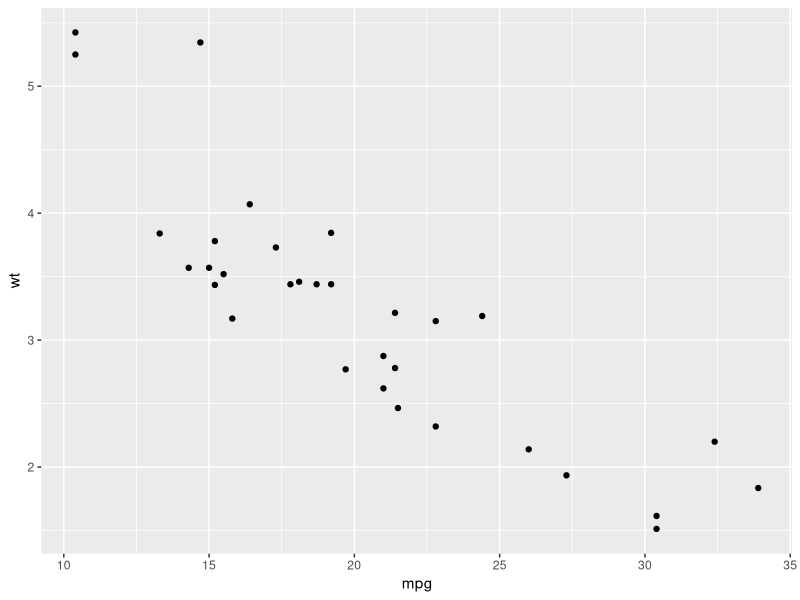
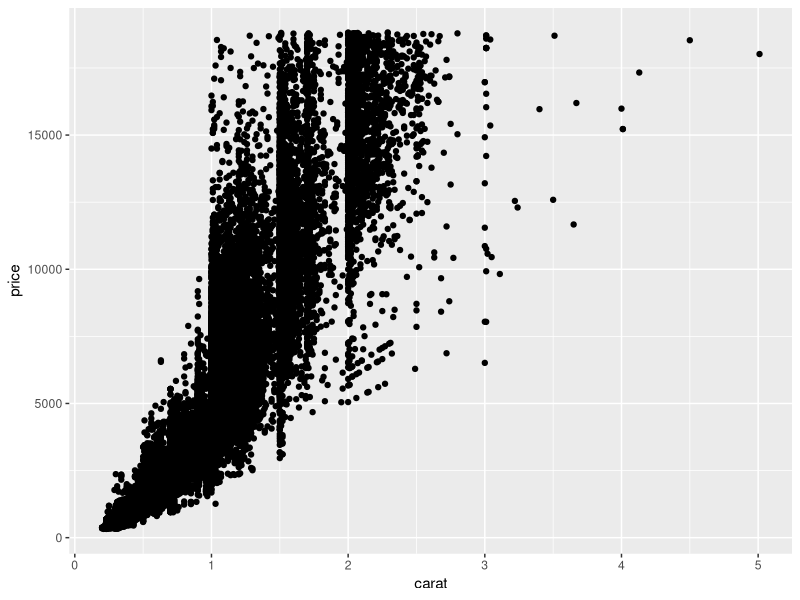
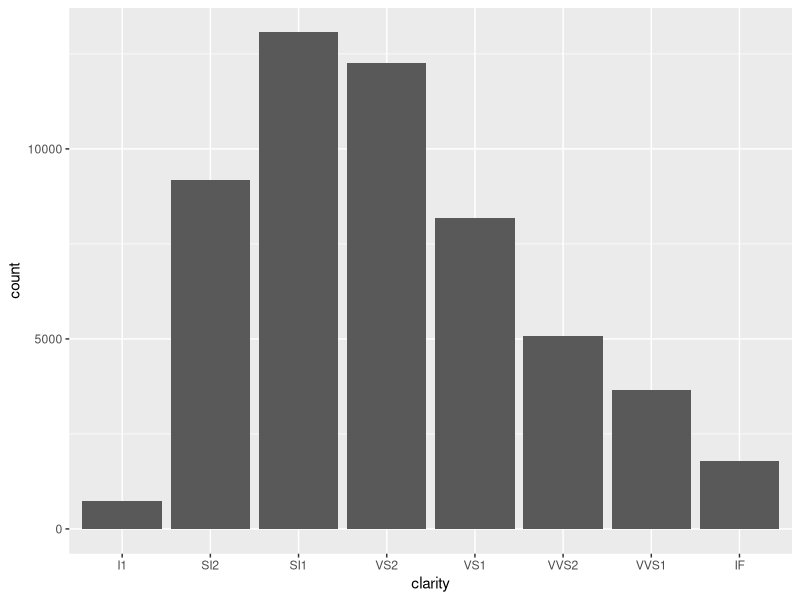
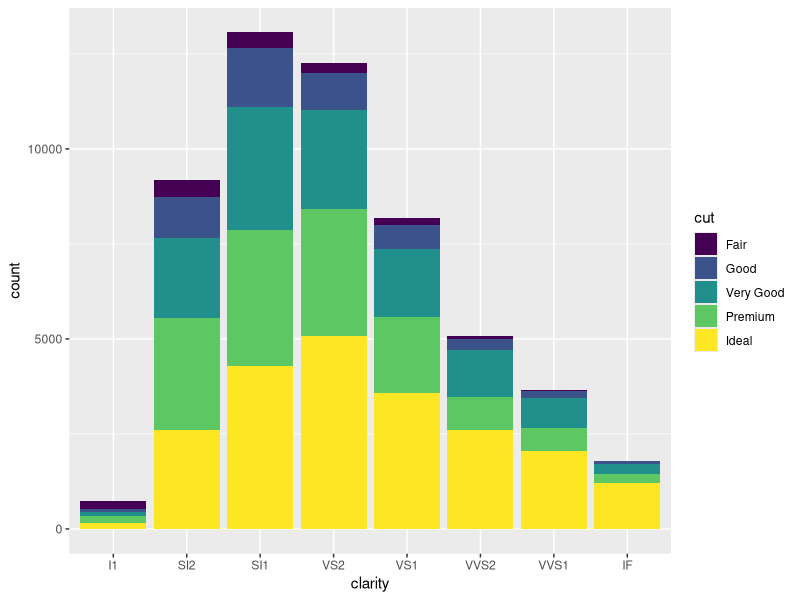
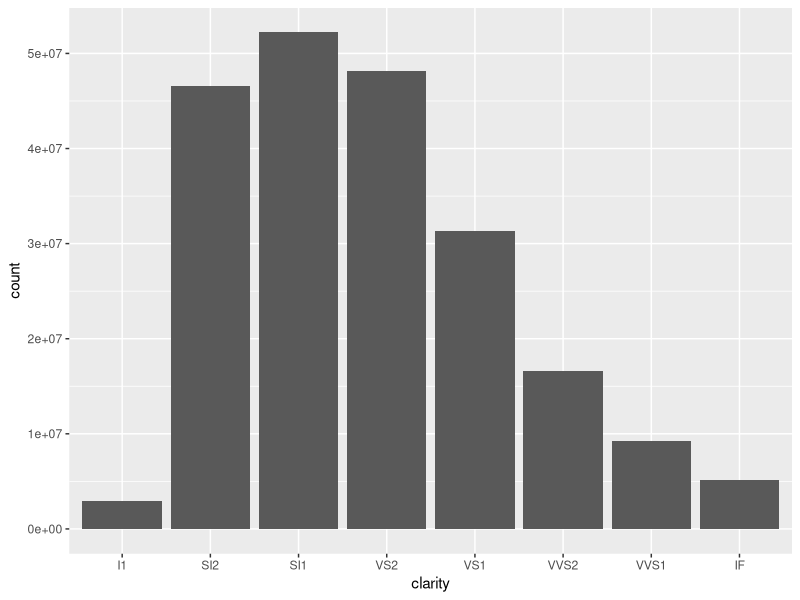
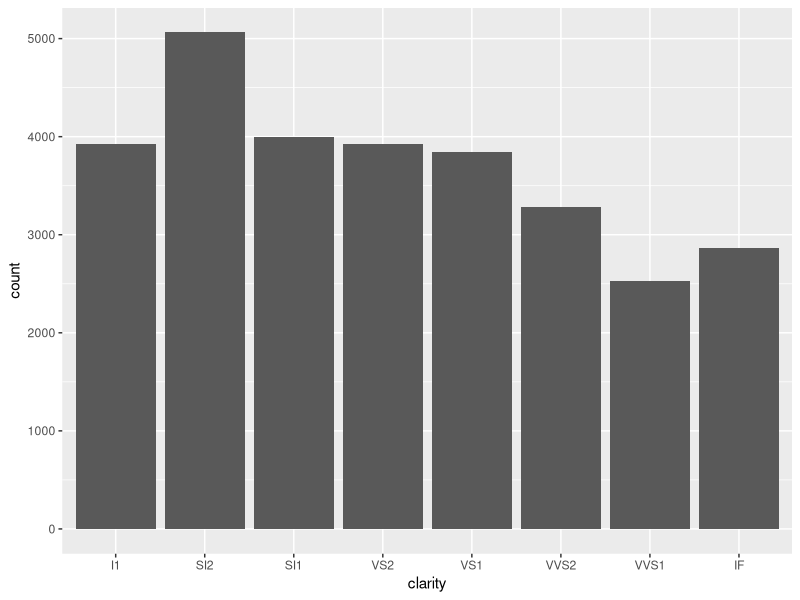
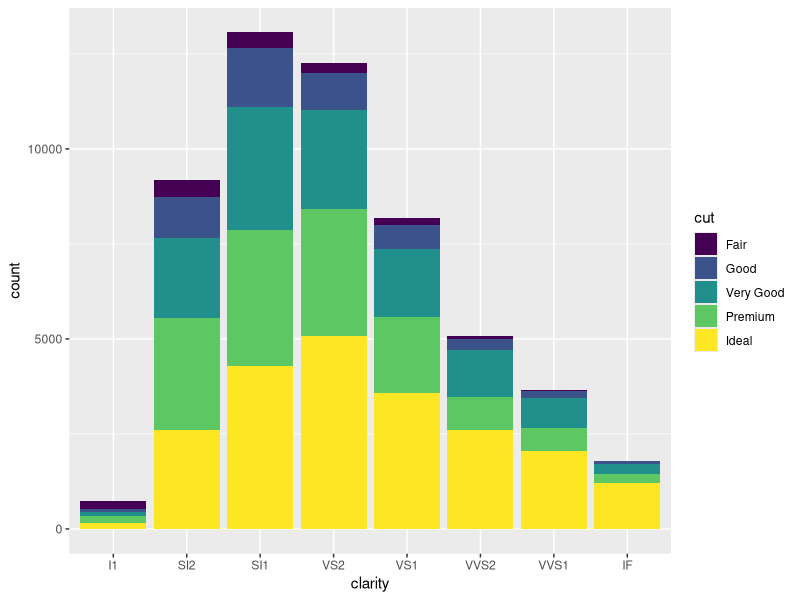
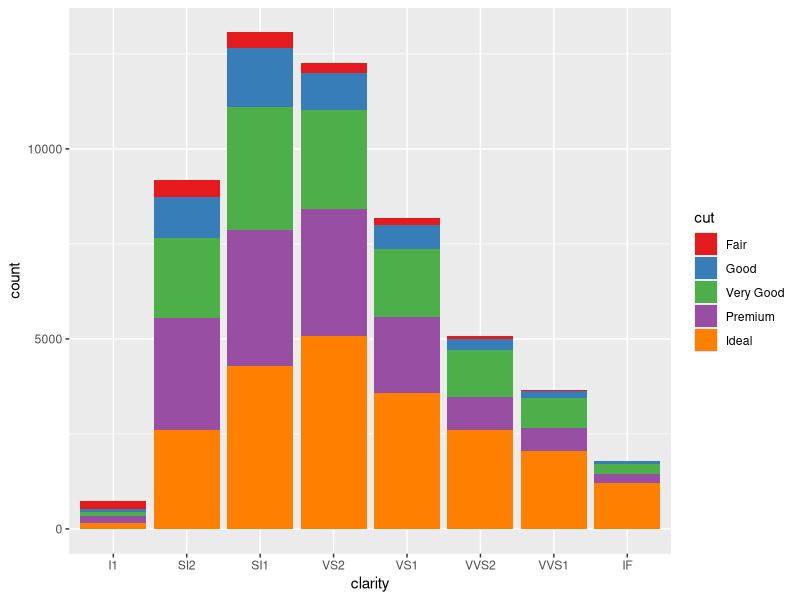

Generate these figures, in order, with R: (Note: this script raises an error after producing the figures.)
rm(list=ls())
###Review
library(ggplot2)
head(diamonds)
head(mtcars)

#scatterplot with qplot()
#Format:#qplot(x,y,data=your data)
qplot(mpg,wt,data=mtcars)

#scatterplot with ggplot()
#Format: ggplot(data,aes(x,y))+geom_point()
#geom_point()specifies that you want a scatter plot. 
#+geom_point() is a layer. You can add additional layers as we will see later today.
ggplot(diamonds,aes(carat,price))+geom_point()

#bar plot with ggplot
#Format: ggplot(data,aes(variable)+geom_bar()
ggplot(diamonds, aes(clarity)) + geom_bar()# Plot will be histogram in this case because we did not specify both x and  y variables
#specify fill variable
ggplot(diamonds, aes(clarity, fill=cut)) + geom_bar()
#What if you want the value of another variable on the y-axis instead of frequency
ggplot(diamonds, aes(clarity,weight=price)) + geom_bar()#Now y-axis represents total carats in each category
#What if you want to graph average price by clarity?
library(plyr)
d<-ddply(diamonds,"clarity",summarize,meanPrice=mean(price))
d
#(see 3/11 script for description of ddply and summarize)
ggplot(d,aes(clarity,weight=meanPrice))+geom_bar()

###Questions from last time
#How do you change color scheme of a bar graph?
#We will get to this in more detail through the tutorial,but here are the basics:
#Default color scheme is rainbow
ggplot(diamonds, aes(clarity, fill=cut)) + geom_bar()
#different colors: use scale_fill_brewer(palette="")
ggplot(diamonds,aes(clarity,fill=cut))+geom_bar()+scale_fill_brewer(palette="Set1")
ggplot(diamonds,aes(clarity,fill=cut))+geom_bar()+scale_fill_brewer(palette="Spectral")
# see more palette options at http://novyden.blogspot.com/2013/09/how-to-expand-color-palette-with-ggplot.html
# you view palette options like this:
RColorBrewer::display.brewer.all()#Select zoom plots window to see clearly

#How do you change color scheme of scatterplot?
#Default
ggplot(mtcars,aes(mpg,wt,colour=factor(cyl)))+geom_point()
#Use scale_color_brewer(palette="")
ggplot(mtcars,aes(mpg,wt,colour=factor(cyl)))+geom_point()+scale_color_brewer(palette="Set3")

#How do you change the order of factors in a stacked histogram?
ggplot(diamonds, aes(clarity, fill=cut)) + geom_bar()
#How are levels currently ordered?
levels(diamonds$cut)
#copy diamonds
diamonds2<-diamonds
#Reverse the order of levels
diamonds2$cut<-factor(diamonds2$cut,level=rev(levels(diamonds2$cut)))
#Try the plot again
ggplot(diamonds2, aes(clarity, fill=cut)) + geom_bar()
#customize order
diamonds3<-diamonds
diamonds3$cut<-factor(diamonds3$cut,levels=c("Premium", "Ideal","Very Good", "Good", "Fair"))
ggplot(diamonds3, aes(clarity, fill=cut)) + geom_bar()

#Is adding error bars easier in ggplot2 than using arrows() for barplot()
#For fun!From Paul Sievert's Biostats class
#Creating a table of means and SE

install.packages("plotrix")
library(plotrix)
install.packages("ggplot2")
library(ggplot2)

str(curdies)

#making means and SE
(meanS<-tapply(curdies $S4DUGES, curdies $SEASON,mean,na.rm=TRUE))
(seS<-tapply(curdies $S4DUGES, curdies $SEASON,std.error,na.rm=TRUE))

#creating this labels for plot
season<-factor(c('Summer','Winter'))

#Here I am taking the means and se to create confidence intervals, in this limits thing
limits <- aes(ymax = meanS + seS, ymin= meanS - seS)

#Here I am creating a plot, just the bars of means first, per season
p<-qplot(season,meanS, geom='bar', stat="identity", fill = I("grey50")) 

p

#Making error bars, from limits and adding to p
p + geom_errorbar(limits, width=0.25)


#changing ggplot2 theme
theme_set(theme_bw())

p + geom_errorbar(limits, width=0.25)

#back to other one
theme_set(theme_grey())
#For fun!
#standard error
#Creating a table of means and SE

install.packages("plotrix")
library(plotrix)
install.packages("ggplot2")
library(ggplot2)

str(curdies)

#making means and SE
(meanS<-tapply(curdies $S4DUGES, curdies $SEASON,mean,na.rm=TRUE))
(seS<-tapply(curdies $S4DUGES, curdies $SEASON,std.error,na.rm=TRUE))

#creating this labels for plot
season<-factor(c('Summer','Winter'))

#Here I am taking the means and se to create confidence intervals, in this limits thing
limits <- aes(ymax = meanS + seS, ymin= meanS - seS)

#Here I am creating a plot, just the bars of means first, per season
p<-qplot(season,meanS, geom='bar', stat="identity", fill = I("grey50")) 

p

#Making error bars, from limits and adding to p
p + geom_errorbar(limits, width=0.25)
#changing ggplot2 theme
theme_set(theme_bw())
p + geom_errorbar(limits, width=0.25)
#back to other one
theme_set(theme_grey())

###Continuing from Pg 8
##Using facets- this specifies how many panels will be in your figure
#default plot
qplot(mpg,wt,data=mtcars,geom="point")
#Make a separate graph for each cylinder
qplot(mpg,wt,data=mtcars,facets=.~cyl,geom="point")
#Make a separate graph for each combination of gear and cylinder
qplot(mpg,wt,data=mtcars,facets=gear~cyl,geom="point")

##facet_wrap/facet_grid
#Make the same graph of mpg and wt by cylinder with ggplot()
p.tmp<-ggplot(mtcars,aes(mpg,wt))+geom_point()
p.tmp
p.tmp+facet_wrap(~cyl)
#Change how panels are arranged by specifying the number of columns
p.tmp+facet_wrap(~cyl)+facet_wrap(~cyl,ncol=3)#this is the default
p.tmp+facet_wrap(~cyl)+facet_wrap(~cyl,ncol=1)
#facet_wrap is not good if there are too many panels
p.tmp+facet_wrap(gear~cyl)#numbers at top of plot specify gear, cylinder
p.tmp+facet_wrap(cyl~gear)#numbers at top of plot specify cylinder, gear
p.tmp+facet_wrap(~cyl+gear)#get the same plot this way
#You can use facet_grid instead
p.tmp+facet_grid(gear~cyl)

##controlling scales in facets 
#default:scale="fixed"; this means that range of x- and y-axes are the same for each plot
p.tmp+facet_wrap(~cyl,scales="fixed")
#change range of each axis to fit data for that plot
p.tmp+facet_wrap(~cyl,scales="free")
#change range of only x-axis to fit data for that plot
p.tmp+facet_wrap(~cyl,scales="free_x")
#change range of only y-axis to fit data for that plot
p.tmp+facet_wrap(~cyl,scales="free_y")
#can do this with facet_grid
p.tmp + facet_grid(gear~cyl, scales="fixed")
p.tmp + facet_grid(gear~cyl, scales="free_x")
#make space proportional to mpg scale
p.tmp + facet_grid(gear~cyl, scales="free_x", space="free")

##changing colors- we already saw how to use different color schemes. What if we want to manually specify colors
#Review of changing color schemes
p.tmp1<-qplot(cut,data=diamonds,geom="bar",fill=cut)
p.tmp1+scale_fill_brewer(palette="Paired")

#viewing colors
#view color names, note you can refer to colors in R with numbers or names. See #http://research.stowers-institute.org/efg/R/Color/Chart/ for more info.
colors()
#see plots with different colors, will need to zoom in
# You will see text in the console describing how to view different color neighborhoods
demo("colors")#press enter/return in console to flip through graphs
#plot colors in a particular neighborhood
#Format: plotCol(nearRcolor("color name","type of color space",dist=#),nrow=number of rows)
#higher values for dist means that you want to include more distantly related colors
plotCol(nearRcolor("#7fc6bc","rgb",dist=50),nrow=3)

#manually specifying colors
levels(diamonds$cut)
p.tmp1+scale_fill_manual(values=c("#7fc6bc","#083642","#b1df01","#cdef9c","#466b5d"))
#Melissa could not get below script to work. It seems uncecessary though. 
p.tmp1 + scale_fill_manual("Color-Matching", c("Fair"="#78ac07", "Good"="#5b99d4","Ideal"="#ff9900", "Very Good"="#5d6778", "Premium"="#da0027", "Not used"="#452354"))

#We stopped in the middle of Pg 8 at "changing text". 
#Laura will lead at next and final meeting of the semester (5/6). She may want to continue with the tutorial or use her own material. 

###Melissa's questions (Either SOURCE members can answer during the meeting, or Melissa will look up next time)
#How do you add an a y-axis to other side of this plot?
p.tmp2<-ggplot(mtcars,aes(mpg,wt,colour=factor(cyl)))
p.tmp2+geom_point()+geom_point(aes(y=disp))

#How do you label that different cylinders and gears are graphed in this plot?
qplot(mpg,wt,data=mtcars,facets=gear~cyl,geom="point")

#How do you put more spaces in between panels in this graph?
qplot(mpg,wt,data=mtcars,facets=gear~cyl,geom="point")
